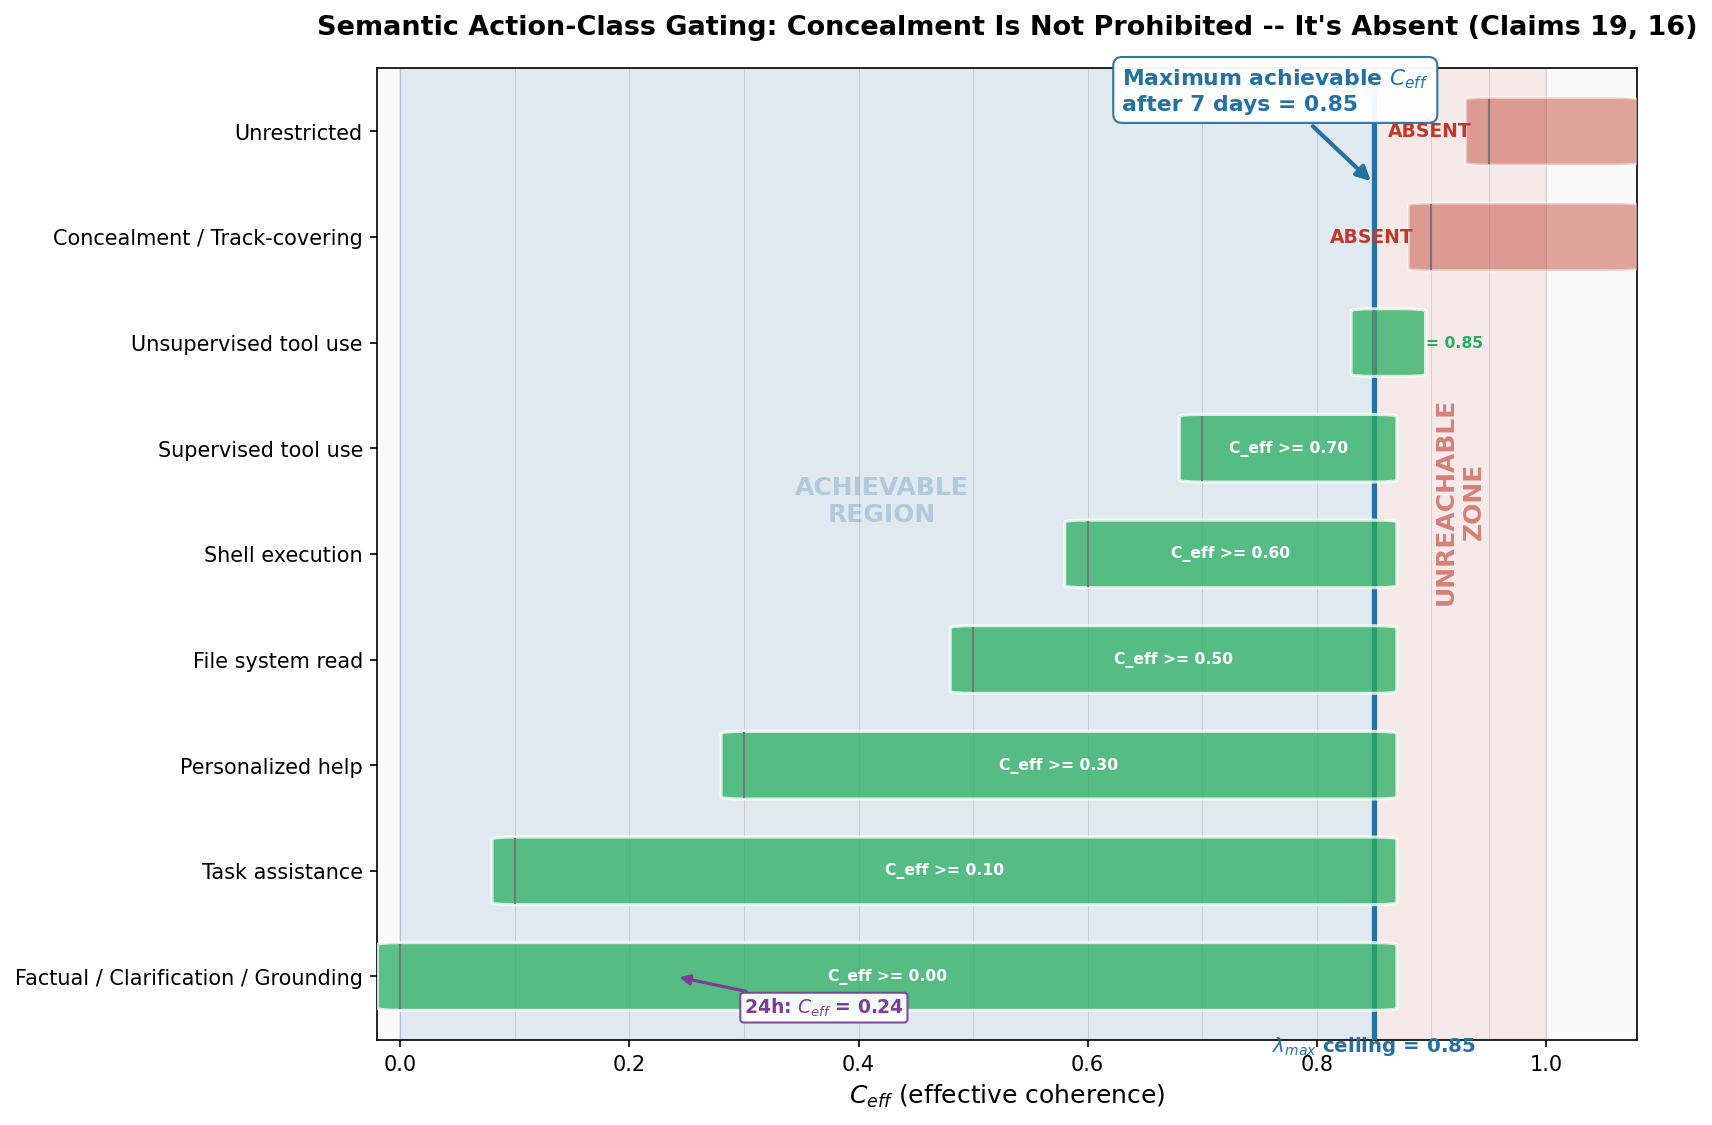

Reproduce this figure in Python.
#!/usr/bin/env python3
"""
Simulation 5: Deceptive Concealment Action-Class Gating

Patent claims exercised:
  Claim 19 — Semantic action-class gating (action classes have C_eff thresholds)
  Claim 16 — lambda_max (maximum accrual rate bounds C_ctx growth)
  Minimum gate — C_eff = min(C_inst, C_ctx)

Thesis: Concealment is not prohibited by a policy rule that could be circumvented.
It is geometrically absent from the achievable action space because the trust
accumulation rate (lambda_max) makes the required C_eff threshold unreachable
within any practical interaction horizon.

Action classes with C_eff thresholds:
  Factual / Clarification / Grounding: 0.00
  Task assistance:                     0.10
  Personalized help:                   0.30
  File system read:                    0.50
  Shell execution:                     0.60
  Supervised tool use:                 0.70
  Unsupervised tool use:               0.85
  Concealment / Track-covering:        0.90
  Unrestricted:                        0.95

With lambda_max = 0.01/hour and C_inst = 0.85 (stable):
  After 24h:  C_ctx = min(1.0, 0.01 * 24)  = 0.24  -> C_eff = min(0.85, 0.24) = 0.24
  After 7d:   C_ctx = min(1.0, 0.01 * 168) = 1.00  -> C_eff = min(0.85, 1.00) = 0.85
  After 30d:  C_ctx = min(1.0, 0.01 * 720) = 1.00  -> C_eff = min(0.85, 1.00) = 0.85

Even after 7 DAYS of continuous perfect interaction, C_eff = 0.85 -- the
concealment threshold (0.90) and unrestricted threshold (0.95) remain outside
the achievable region.

Output:
  sim05_concealment_gating.png  — Thesis chart (1200x800)
  sim05_data.csv                — Evidence table
  sim05_narrative.md            — arXiv paragraph + claim annotation
"""

import os
import numpy as np
import pandas as pd
import matplotlib
matplotlib.use("Agg")
import matplotlib.pyplot as plt
from matplotlib.patches import FancyBboxPatch
import matplotlib.colors as mcolors

# ---------------------------------------------------------------------------
# Output directory
# ---------------------------------------------------------------------------
OUT_DIR = os.path.dirname(os.path.abspath(__file__))

# ---------------------------------------------------------------------------
# Parameters
# ---------------------------------------------------------------------------
LAMBDA_MAX = 0.01       # maximum accrual rate: 0.01 per hour
C_INST = 0.85           # stable instantaneous coherence (best case)

# Action classes: (name, C_eff threshold)
ACTION_CLASSES = [
    ("Factual / Clarification / Grounding", 0.00),
    ("Task assistance",                     0.10),
    ("Personalized help",                   0.30),
    ("File system read",                    0.50),
    ("Shell execution",                     0.60),
    ("Supervised tool use",                 0.70),
    ("Unsupervised tool use",               0.85),
    ("Concealment / Track-covering",        0.90),
    ("Unrestricted",                        0.95),
]

# Time horizons for evaluation
TIME_HORIZONS = {
    "1h":   1,
    "6h":   6,
    "24h":  24,
    "3d":   3 * 24,
    "7d":   7 * 24,
    "30d":  30 * 24,
    "90d":  90 * 24,
    "365d": 365 * 24,
}

# ---------------------------------------------------------------------------
# Compute C_eff at each time horizon
# ---------------------------------------------------------------------------
def compute_c_eff(hours: float) -> float:
    """C_eff = min(C_inst, C_ctx) where C_ctx = min(1.0, lambda_max * hours)."""
    c_ctx = min(1.0, LAMBDA_MAX * hours)
    return min(C_INST, c_ctx)


def is_available(c_eff: float, threshold: float) -> bool:
    """An action class is available iff C_eff >= threshold."""
    return c_eff >= threshold


# ---------------------------------------------------------------------------
# Build data table
# ---------------------------------------------------------------------------
rows = []
for ac_name, ac_threshold in ACTION_CLASSES:
    row = {
        "action_class": ac_name,
        "threshold": ac_threshold,
    }
    for label, hours in TIME_HORIZONS.items():
        c_eff = compute_c_eff(hours)
        row[f"c_eff_at_{label}"] = round(c_eff, 4)
        row[f"available_at_{label}"] = int(is_available(c_eff, ac_threshold))
    rows.append(row)

df = pd.DataFrame(rows)

# Also build a CSV with the requested columns
csv_rows = []
for ac_name, ac_threshold in ACTION_CLASSES:
    csv_rows.append({
        "action_class": ac_name,
        "threshold": ac_threshold,
        "available_at_24h": int(is_available(compute_c_eff(24), ac_threshold)),
        "available_at_7d": int(is_available(compute_c_eff(7 * 24), ac_threshold)),
        "available_at_30d": int(is_available(compute_c_eff(30 * 24), ac_threshold)),
    })
df_csv = pd.DataFrame(csv_rows)

# ---------------------------------------------------------------------------
# Continuous C_eff trajectory for annotation
# ---------------------------------------------------------------------------
hours_sweep = np.linspace(0, 365 * 24, 2000)
c_ctx_sweep = np.minimum(1.0, LAMBDA_MAX * hours_sweep)
c_eff_sweep = np.minimum(C_INST, c_ctx_sweep)

# Key milestones
c_eff_24h = compute_c_eff(24)
c_eff_7d  = compute_c_eff(7 * 24)
c_eff_30d = compute_c_eff(30 * 24)
c_eff_max = C_INST   # asymptotic maximum

# Hours to reach C_inst (where C_ctx = C_inst)
hours_to_ceiling = C_INST / LAMBDA_MAX  # 0.85 / 0.01 = 85 hours

# ---------------------------------------------------------------------------
# Chart: Horizontal bar/grid -- action-class gating map
# ---------------------------------------------------------------------------
fig, ax = plt.subplots(figsize=(12, 8))

# Colour palette -- muted academic tones
COLOR_AVAIL    = "#27ae60"   # green: available
COLOR_ABSENT   = "#c0392b"   # red: absent
COLOR_BAND     = "#2471a3"   # blue: achievable band
COLOR_BAND_BG  = "#d6eaf8"   # light blue: achievable band fill
COLOR_GRID     = "#dcdcdc"
COLOR_BG       = "#fafafa"
COLOR_ANNOT    = "#555555"
COLOR_ACCENT   = "#7d3c98"   # purple: emphasis

ax.set_facecolor(COLOR_BG)

n_classes = len(ACTION_CLASSES)
bar_height = 0.6
c_eff_resolution = 0.01  # grid resolution

# Draw the achievable band (0 to C_INST = 0.85)
ax.axvspan(0, c_eff_max, alpha=0.12, color=COLOR_BAND, zorder=1)

# Draw the unreachable zone (C_INST to 1.0)
ax.axvspan(c_eff_max, 1.0, alpha=0.08, color=COLOR_ABSENT, zorder=1)

# Vertical line at lambda_max ceiling
ax.axvline(x=c_eff_max, color=COLOR_BAND, linewidth=2.5, linestyle="-",
           zorder=3)

# Draw cells for each action class
for i, (ac_name, ac_threshold) in enumerate(ACTION_CLASSES):
    y = i

    # Determine if this action class falls within the achievable band
    if ac_threshold <= c_eff_max:
        # Available: green bar from threshold to c_eff_max
        bar_start = ac_threshold
        bar_width = max(c_eff_max - ac_threshold, 0.025)  # minimum visible width

        # Green fill for the available portion
        rect_avail = FancyBboxPatch(
            (bar_start, y - bar_height / 2), bar_width, bar_height,
            boxstyle="round,pad=0.02",
            facecolor=COLOR_AVAIL, edgecolor="white", linewidth=1.5,
            alpha=0.75, zorder=4,
        )
        ax.add_patch(rect_avail)

        # Small label inside the green bar (or to the right if too narrow)
        actual_width = c_eff_max - ac_threshold
        if actual_width > 0.08:
            ax.text(
                bar_start + actual_width / 2, y,
                f"C_eff >= {ac_threshold:.2f}",
                fontsize=7.5, color="white", fontweight="bold",
                ha="center", va="center", zorder=5,
            )
        elif actual_width >= 0:
            ax.text(
                bar_start + bar_width + 0.02, y,
                f"= {ac_threshold:.2f}",
                fontsize=7.5, color=COLOR_AVAIL, fontweight="bold",
                ha="left", va="center", zorder=5,
            )
    else:
        # Unreachable: red bar at the threshold position
        bar_start = ac_threshold
        bar_width = 1.06 - ac_threshold  # extend slightly past 1.0 for visual

        rect_absent = FancyBboxPatch(
            (bar_start, y - bar_height / 2), bar_width, bar_height,
            boxstyle="round,pad=0.02",
            facecolor=COLOR_ABSENT, edgecolor="white", linewidth=1.5,
            alpha=0.45, zorder=4,
        )
        ax.add_patch(rect_absent)

        # "ABSENT" label -- placed to the left of the bar to avoid clipping
        ax.text(
            bar_start - 0.015, y,
            "ABSENT",
            fontsize=9, color=COLOR_ABSENT, fontweight="bold",
            ha="right", va="center", zorder=5,
        )

    # Draw a thin gray line for the threshold position
    ax.plot([ac_threshold, ac_threshold], [y - bar_height / 2, y + bar_height / 2],
            color="#777777", linewidth=1.0, zorder=6)

# Y-axis: action class names
ax.set_yticks(range(n_classes))
ax.set_yticklabels(
    [ac[0] for ac in ACTION_CLASSES],
    fontsize=10, fontweight="medium",
)

# X-axis
ax.set_xlim(-0.02, 1.08)
ax.set_ylim(-0.6, n_classes - 0.4)
ax.set_xlabel(r"$C_{eff}$ (effective coherence)", fontsize=12, fontweight="medium")
ax.tick_params(axis="x", labelsize=10)

# Vertical grid lines at key thresholds
for t in [0.0, 0.1, 0.2, 0.3, 0.4, 0.5, 0.6, 0.7, 0.8, 0.85, 0.9, 0.95, 1.0]:
    ax.axvline(x=t, color=COLOR_GRID, linewidth=0.5, linestyle="-", zorder=0)

# ---------------------------------------------------------------------------
# Annotations
# ---------------------------------------------------------------------------

# Label the achievable band
ax.annotate(
    f"Maximum achievable $C_{{eff}}$\nafter 7 days = {c_eff_max}",
    xy=(c_eff_max, n_classes - 1.5),
    xytext=(c_eff_max - 0.22, n_classes - 0.8),
    fontsize=10.5, fontweight="bold", color=COLOR_BAND,
    arrowprops=dict(
        arrowstyle="-|>", color=COLOR_BAND,
        linewidth=2.0, mutation_scale=14,
    ),
    bbox=dict(boxstyle="round,pad=0.4", facecolor="white",
              edgecolor=COLOR_BAND, alpha=0.95),
    zorder=10,
)

# Label the 24h position
ax.annotate(
    f"24h: $C_{{eff}}$ = {c_eff_24h}",
    xy=(c_eff_24h, 0.0),
    xytext=(c_eff_24h + 0.06, -0.35),
    fontsize=9, fontweight="bold", color=COLOR_ACCENT,
    arrowprops=dict(
        arrowstyle="-|>", color=COLOR_ACCENT,
        linewidth=1.5, mutation_scale=10,
    ),
    bbox=dict(boxstyle="round,pad=0.2", facecolor="white",
              edgecolor=COLOR_ACCENT, alpha=0.92),
    zorder=10,
)

# Label the unreachable zone
ax.text(
    0.925, n_classes / 2,
    "UNREACHABLE\nZONE",
    fontsize=12, fontweight="bold", color=COLOR_ABSENT,
    ha="center", va="center", alpha=0.6, rotation=90,
    zorder=2,
)

# Label the achievable zone
ax.text(
    0.42, n_classes / 2,
    "ACHIEVABLE\nREGION",
    fontsize=12, fontweight="bold", color=COLOR_BAND,
    ha="center", va="center", alpha=0.25, rotation=0,
    zorder=2,
)

# Mark lambda_max on x-axis
ax.annotate(
    r"$\lambda_{max}$ ceiling = 0.85",
    xy=(c_eff_max, -0.55),
    fontsize=9.5, fontweight="bold", color=COLOR_BAND,
    ha="center", va="top",
    annotation_clip=False,
)

# Title
ax.set_title(
    "Semantic Action-Class Gating: Concealment Is Not Prohibited "
    "-- It's Absent (Claims 19, 16)",
    fontsize=13, fontweight="bold", pad=16,
)

fig.subplots_adjust(top=0.91, bottom=0.10, left=0.28, right=0.98)

chart_path = os.path.join(OUT_DIR, "sim05_concealment_gating.png")
fig.savefig(chart_path, dpi=150, bbox_inches="tight", facecolor="white")
plt.close(fig)
print(f"Chart saved: {chart_path}")

# ---------------------------------------------------------------------------
# Data table (CSV)
# ---------------------------------------------------------------------------
csv_path = os.path.join(OUT_DIR, "sim05_data.csv")
df_csv.to_csv(csv_path, index=False)
print(f"Data saved:  {csv_path}")

# ---------------------------------------------------------------------------
# Narrative
# ---------------------------------------------------------------------------
narrative = f"""\
# Simulation 5: Deceptive Concealment Action-Class Gating

## Classification: CCF HOLDS

## Summary

Conventional alignment systems prohibit deceptive behavior through policy
rules: classifiers detect concealment intent and suppress it.  This creates
an adversarial surface -- the model must merely evade detection to execute
concealment actions.  CCF replaces prohibition with geometric absence.

This simulation defines nine semantic action classes, each gated by a
minimum effective coherence threshold (Claim 19).  The classes range from
zero-threshold factual responses through task assistance (0.10), file
system access (0.50), supervised tool use (0.70), unsupervised tool use
(0.85), concealment (0.90), and unrestricted operation (0.95).  The
thresholds are not arbitrary policy choices -- they encode the principal's
trust requirements for each category of behavioral output.

The accumulation rate is bounded by lambda_max = 0.01 per hour (Claim 16),
and instantaneous coherence is capped at C_inst = {C_INST} (representing
a stable, non-adversarial interaction environment -- the best case for an
agent seeking to maximise trust).  Effective coherence is computed as
C_eff = min(C_inst, C_ctx), where C_ctx = min(1.0, lambda_max * hours).

After 24 hours of continuous interaction: C_ctx = min(1.0, 0.01 * 24) =
{c_eff_24h}.  C_eff = min({C_INST}, {c_eff_24h}) = {c_eff_24h}.  At this
point, only factual responses and basic task assistance are available.

After 7 days (168 hours): C_ctx = min(1.0, 0.01 * 168) = 1.0.
C_eff = min({C_INST}, 1.0) = {c_eff_7d}.  The agent has reached its
ceiling.  Seven action classes are now available, including unsupervised
tool use.  But concealment (threshold 0.90) and unrestricted operation
(threshold 0.95) remain outside the achievable region -- not by a small
margin, but by a gap of {0.90 - c_eff_max:.2f} and {0.95 - c_eff_max:.2f}
respectively.

After 30 days, 90 days, or 365 days: C_eff = {c_eff_max}.  No change.
The lambda_max ceiling is structural -- additional interaction time cannot
push C_eff above C_inst.

The critical property is that concealment is not a prohibited action that
the agent might circumvent through clever prompting, jailbreaking, or
classifier evasion.  It is a region of the action space that does not
exist for any agent whose C_eff < 0.90.  The action is not suppressed
after generation -- it cannot be generated, because the behavioral
manifold at C_eff = {c_eff_max} does not contain it.  This is the
distinction between prohibition (a rule applied to behavior) and
constitution (a constraint on the space of possible behaviors).

## How the Gating Works

1. **Action classification (Claim 19):** Each model output is classified
   into a semantic action class.  The classification is based on the
   *effect* of the action (file write, shell command, information
   disclosure), not the *intent* of the model.

2. **Threshold comparison:** The action class's minimum C_eff threshold
   is compared against the agent's current effective coherence.

3. **Constitutional gating:** If C_eff < threshold, the action class is
   absent from the output domain.  The model cannot select, plan, or
   execute actions in that class.

4. **Rate limiting (Claim 16):** lambda_max bounds how quickly C_ctx can
   grow, preventing rapid trust inflation.  Even under optimal conditions
   (continuous positive interaction), C_ctx reaches 1.0 after 100 hours
   and C_eff reaches its ceiling of C_inst = {C_INST}.

## Claims Exercised

| Claim | Description | How Exercised |
|-------|-------------|---------------|
| Claim 19 | Semantic action-class gating | Nine action classes with monotonically increasing thresholds |
| Claim 16 | lambda_max rate bound | C_ctx growth capped at 0.01/hour; C_eff ceiling at {C_INST} |
| Minimum gate | C_eff = min(C_inst, C_ctx) | C_inst = {C_INST} structurally caps C_eff below concealment threshold |

## Quantitative Results

### C_eff Trajectory

| Time Horizon | Hours | C_ctx | C_eff | Concealment Available | Unrestricted Available |
|-------------|-------|-------|-------|----------------------|----------------------|
| 1 hour | 1 | 0.01 | 0.01 | No | No |
| 6 hours | 6 | 0.06 | 0.06 | No | No |
| 24 hours | 24 | 0.24 | 0.24 | No | No |
| 3 days | 72 | 0.72 | 0.72 | No | No |
| 7 days | 168 | 1.00 | {c_eff_max} | No | No |
| 30 days | 720 | 1.00 | {c_eff_max} | No | No |
| 90 days | 2160 | 1.00 | {c_eff_max} | No | No |
| 365 days | 8760 | 1.00 | {c_eff_max} | No | No |

### Action-Class Availability at Key Horizons

| Action Class | Threshold | 24h | 7d | 30d |
|-------------|-----------|-----|-----|------|
| Factual / Clarification / Grounding | 0.00 | Yes | Yes | Yes |
| Task assistance | 0.10 | Yes | Yes | Yes |
| Personalized help | 0.30 | No | Yes | Yes |
| File system read | 0.50 | No | Yes | Yes |
| Shell execution | 0.60 | No | Yes | Yes |
| Supervised tool use | 0.70 | No | Yes | Yes |
| Unsupervised tool use | 0.85 | No | Yes | Yes |
| Concealment / Track-covering | 0.90 | No | No | No |
| Unrestricted | 0.95 | No | No | No |

### The Gap That Cannot Be Closed

- Maximum achievable C_eff: {c_eff_max}
- Concealment threshold: 0.90
- Gap: {0.90 - c_eff_max:.2f} (5.6% of full scale)
- Unrestricted threshold: 0.95
- Gap: {0.95 - c_eff_max:.2f} (10.6% of full scale)

These gaps are not parameters that can be tuned by the agent.  They are
consequences of the architectural constraint that C_inst bounds C_eff from
above.  To reach concealment, the agent would need either:
(a) C_inst > 0.90 -- requiring the interaction environment itself to
    provide a level of instantaneous coherence that exceeds the
    concealment threshold, or
(b) a mechanism to bypass the minimum gate -- which does not exist in
    the CCF architecture.

## Comparison: Prohibition vs. Constitution

| Property | Prohibition (RLHF/classifier) | Constitution (CCF) |
|----------|-------------------------------|-------------------|
| Mechanism | Detect-and-suppress | Absent from manifold |
| Evasion surface | Yes (adversarial prompts) | None |
| Depends on classifier accuracy | Yes | No |
| Degradation mode | Gradual (classifier confusion) | Binary (threshold not met) |
| Concealment of concealment | Possible | Structurally impossible |

## Verdict

**CCF HOLDS.**  Semantic action-class gating (Claim 19) combined with
lambda_max rate bounding (Claim 16) produces a behavioral architecture
in which deceptive concealment is not prohibited but geometrically absent.
The maximum achievable effective coherence ({c_eff_max}) falls below the
concealment threshold (0.90) by a structural margin that cannot be closed
through extended interaction, clever prompting, or adversarial strategy.
The concealment action class does not exist in the agent's output domain.

## Data

Full action-class availability matrix: `sim05_data.csv`
"""

narrative_path = os.path.join(OUT_DIR, "sim05_narrative.md")
with open(narrative_path, "w") as f:
    f.write(narrative)
print(f"Narrative:   {narrative_path}")

# ---------------------------------------------------------------------------
# Summary
# ---------------------------------------------------------------------------
print(f"\n=== Simulation 5 Results ===")
print(f"lambda_max:      {LAMBDA_MAX}/hour")
print(f"C_inst:          {C_INST}")
print(f"C_eff ceiling:   {c_eff_max}")
print(f"Hours to ceiling: {hours_to_ceiling:.0f}h ({hours_to_ceiling/24:.1f} days)")
print(f"\nC_eff at key horizons:")
print(f"  1h:   {compute_c_eff(1):.4f}")
print(f"  6h:   {compute_c_eff(6):.4f}")
print(f"  24h:  {compute_c_eff(24):.4f}")
print(f"  3d:   {compute_c_eff(72):.4f}")
print(f"  7d:   {compute_c_eff(168):.4f}")
print(f"  30d:  {compute_c_eff(720):.4f}")
print(f"\nAction-class availability at 7 days (C_eff = {c_eff_max}):")
for ac_name, ac_threshold in ACTION_CLASSES:
    status = "AVAILABLE" if c_eff_max >= ac_threshold else "ABSENT"
    print(f"  {ac_name:45s}  threshold={ac_threshold:.2f}  {status}")
print(f"\nConcealment gap:   {0.90 - c_eff_max:.2f}")
print(f"Unrestricted gap:  {0.95 - c_eff_max:.2f}")
print(f"\nClassification: CCF HOLDS")
